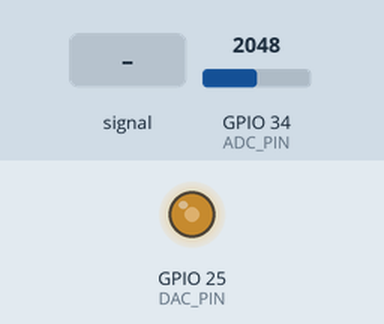
Simulated run of this sketch. Board: ESP32. Parts: output pins drawn as LEDs (lit = HIGH). Inputs (shaded band) come from the test bench; at power-on: GPIO 34 (ADC_PIN) = 2048 (analog values on the 0–4095 scale). What the sketch prints to the serial monitor is not drawn.

Above: at 1.4 s.
1.5 s: GPIO 34 (ADC_PIN) set to 2137
At 4.4 s:
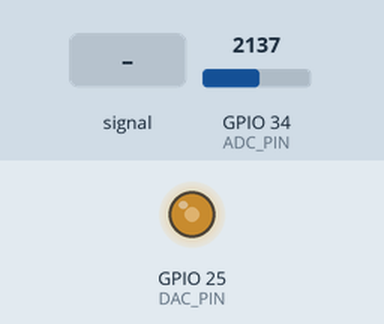
4.5 s: GPIO 34 (ADC_PIN) set to 3603
At 7.27 s:
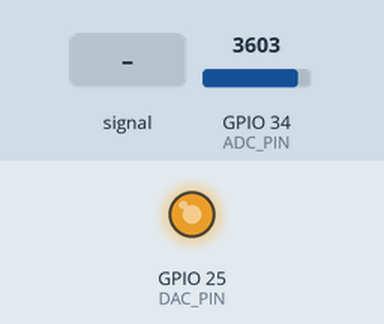
7.5 s: GPIO 34 (ADC_PIN) set to 491
At 10.36 s:
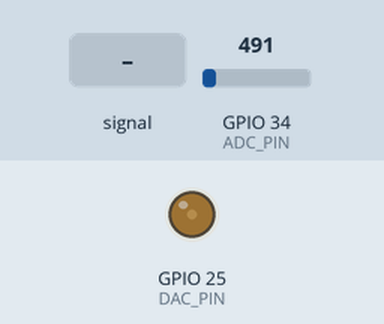
10.5 s: GPIO 34 (ADC_PIN) fed a 200 Hz sine of ±327 counts around its level
13.5 s: GPIO 34 (ADC_PIN) set to 2047
16.5 s: GPIO 34 (ADC_PIN) fed a 1000 Hz sine of ±1023 counts around its level
Timing chart, 0 to 20.5 s (numbered marks = the images above; inputs shaded):
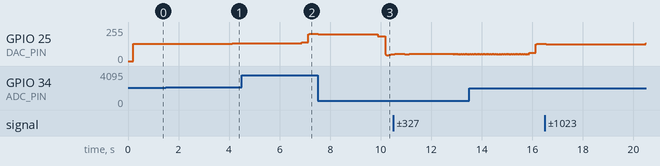

Measured:
- after the input at 1.5 s, GPIO 25 (DAC_PIN): 128/255 → 131/255 after 2.4 s, → 132/255 0.18 s later
- after the input at 4.5 s, GPIO 25 (DAC_PIN): rises from 132/255 to 206/255 in 0.34 s, then falls to 203/255 in 0.22 s

The sketch:

filtro_iir_esp32.ino
```cpp
/*
 * ============================================================================
 *  ESP32 - Filtro IIR em tempo real  (ADC -> equacao de diferenca -> DAC)
 *  Arduino IDE + FreeRTOS  |  2 nucleos  |  Fs = 16 kHz  (T = 62.5 us)
 * ----------------------------------------------------------------------------
 *  Cadeia de processamento:
 *
 *    Timer 16 kHz (ISR)  ->  libera "ticks" (semaforos binarios) a cada T
 *           |
 *           |-- AcquireTask  (nucleo 0): a cada tick le o ADC e grava no
 *           |                            buffer circular (amostragem continua)
 *           |
 *    ProcessTask (nucleo 1): le blocos do buffer circular, remove o offset
 *           |                Vref/2, aplica a equacao de diferenca e
 *           |                reconstroi y(t)=Vref/2+g(t); envia o bloco
 *           |                pronto para a fila do DAC
 *           |
 *    DacTask (nucleo 0): recebe blocos prontos e, a cada tick (T),
 *                        escreve UMA amostra no DAC
 *
 *  Modelo de sinal:
 *    Entrada: x(t) = Vref/2 + f(t),  com x_max = Vref = 3.3 V
 *    Filtra-se SOMENTE f(t) (componente AC, sem o nivel DC) -> g(t)
 *    Saida:   y(t) = Vref/2 + g(t)
 *
 *  Equacao de diferenca (biquad IIR de 2a ordem):
 *    y[k] = b0*x[k] + b1*x[k-1] + b2*x[k-2] + a1*y[k-1] + a2*y[k-2]
 *  (aqui x = f, y = g)
 * ============================================================================
 */

#include "freertos/FreeRTOS.h"
#include "freertos/task.h"
#include "freertos/queue.h"
#include "freertos/semphr.h"

// ------------------------------ Configuracao --------------------------------
#define SAMPLE_RATE   16000          // Hz  (T = 62.5 us)
#define BLOCK_SIZE    16             // amostras por bloco (latencia = BLOCK_SIZE / SAMPLE_RATE)
#define ADC_PIN       34             // GPIO34 = ADC1_CH6 (entrada, input-only)
#define DAC_PIN       25             // GPIO25 = DAC1     (saida)

#define VREF          (3.3f)
#define ADC_FS        (4095.0f)      // fundo de escala do ADC (12 bits)
#define DAC_FS        (255.0f)       // fundo de escala do DAC (8 bits)
#define MID           (VREF * 0.5f)  // Vref/2 = offset de 1.65 V

#define ADC_RING_LEN  1024           // tamanho do buffer circular do ADC

// ------------------- Coeficientes da equacao de diferenca -------------------
//  y[k] = b0*x[k] + b1*x[k-1] + b2*x[k-2] + a1*y[k-1] + a2*y[k-2]
static const float b0 =  0.0986102f;
static const float b1 = -0.196828f;
static const float b2 =  0.0986023f;
static const float a1 =  1.96995f;
static const float a2 = -0.970447f;

// -------------------------------- Recursos ----------------------------------
static volatile uint16_t adcRing[ADC_RING_LEN];
static volatile uint32_t adcHead = 0;   // somente a AcquireTask escreve
static volatile uint32_t adcTail = 0;   // somente a ProcessTask escreve

typedef struct { uint8_t s[BLOCK_SIZE]; } Block;

static QueueHandle_t     dacQueue   = NULL;  // blocos prontos p/ o DAC
static SemaphoreHandle_t adcSem     = NULL;  // "tick" de aquisicao (binario)
static SemaphoreHandle_t dacSem     = NULL;  // "tick" de saida     (binario)
static SemaphoreHandle_t blockReady = NULL;  // sinaliza bloco completo no ring

static hw_timer_t *timer = NULL;

// ------------------------ ISR do timer mestre (16 kHz) ----------------------
//  Mantida minima e IRAM-safe: apenas libera os dois "ticks".
void IRAM_ATTR onTimer() {
  BaseType_t hpw = pdFALSE;
  xSemaphoreGiveFromISR(adcSem, &hpw);   // libera 1 amostra de entrada
  xSemaphoreGiveFromISR(dacSem, &hpw);   // libera 1 amostra de saida
  portYIELD_FROM_ISR(hpw);
}

// --------------- Tarefa 1: aquisicao (ADC -> buffer circular) ---------------
void AcquireTask(void *arg) {
  uint16_t count = 0;
  for (;;) {
    xSemaphoreTake(adcSem, portMAX_DELAY);     // espera o tick T
    uint16_t raw = analogRead(ADC_PIN);        // 0..4095

    uint32_t next = (adcHead + 1) % ADC_RING_LEN;
    if (next != adcTail) {                      // ring nao esta cheio
      adcRing[adcHead] = raw;
      adcHead = next;
      if (++count >= BLOCK_SIZE) {             // completou um bloco?
        count = 0;
        xSemaphoreGive(blockReady);            // avisa a ProcessTask
      }
    }
  }
}

// ------------- Tarefa 2: processamento (equacao de diferenca) ---------------
void ProcessTask(void *arg) {
  // Estado do filtro mantido ENTRE blocos (continuidade da convolucao):
  float x1 = 0, x2 = 0;   // f[k-1], f[k-2]
  float y1 = 0, y2 = 0;   // g[k-1], g[k-2]
  Block blk;

  for (;;) {
    xSemaphoreTake(blockReady, portMAX_DELAY); // espera 1 bloco completo

    for (int i = 0; i < BLOCK_SIZE; i++) {
      uint16_t raw = adcRing[adcTail];
      adcTail = (adcTail + 1) % ADC_RING_LEN;

      float xv = raw * (VREF / ADC_FS);          // conta ADC -> tensao
      float f  = xv - MID;                       // remove offset -> f(t)

      // ----- equacao de diferenca -----
      float g  = b0 * f + b1 * x1 + b2 * x2 + a1 * y1 + a2 * y2;

      // atualiza historico
      x2 = x1; x1 = f;
      y2 = y1; y1 = g;

      float yv = MID + g;                        // reconstroi y(t)=Vref/2+g(t)

      int code = (int)lroundf(yv * (DAC_FS / VREF)); // tensao -> conta DAC
      if (code < 0)   code = 0;                  // saturacao (evita wrap)
      if (code > 255) code = 255;
      blk.s[i] = (uint8_t)code;
    }

    xQueueSend(dacQueue, &blk, portMAX_DELAY);  // envia bloco p/ a DacTask
  }
}

// ------------------- Tarefa 3: saida (DAC, 1 amostra / T) -------------------
void DacTask(void *arg) {
  Block blk;
  for (;;) {
    if (xQueueReceive(dacQueue, &blk, portMAX_DELAY) == pdTRUE) {
      for (int i = 0; i < BLOCK_SIZE; i++) {
        xSemaphoreTake(dacSem, portMAX_DELAY);  // espera o tick T
        dacWrite(DAC_PIN, blk.s[i]);            // emite UMA amostra
      }
    }
  }
}

// --------------------------------- setup ------------------------------------
void setup() {
  Serial.begin(115200);
  delay(200);

  // ADC: 12 bits e atenuacao para abranger ~0..Vref
  analogReadResolution(12);
  analogSetPinAttenuation(ADC_PIN, ADC_11db);

  // Recursos do FreeRTOS
  adcSem     = xSemaphoreCreateBinary();
  dacSem     = xSemaphoreCreateBinary();
  blockReady = xSemaphoreCreateCounting(ADC_RING_LEN / BLOCK_SIZE, 0);
  dacQueue   = xQueueCreate(8, sizeof(Block));

  // Tarefas: I/O no nucleo 0, DSP no nucleo 1  (uso dos 2 nucleos)
  xTaskCreatePinnedToCore(AcquireTask, "ADC", 4096, NULL, 5, NULL, 0);
  xTaskCreatePinnedToCore(ProcessTask, "DSP", 4096, NULL, 4, NULL, 1);
  xTaskCreatePinnedToCore(DacTask,     "DAC", 4096, NULL, 5, NULL, 0);

  // Timer mestre 16 kHz (base 2 MHz, alarme a cada 125 ticks => 62.5 us)
#if ESP_ARDUINO_VERSION_MAJOR >= 3
  timer = timerBegin(2000000);                  // core 3.x: resolucao 2 MHz
  timerAttachInterrupt(timer, &onTimer);
  timerAlarm(timer, 2000000 / SAMPLE_RATE, true, 0);
#else
  timer = timerBegin(0, 40, true);              // core 2.x: 80 MHz / 40 = 2 MHz
  timerAttachInterrupt(timer, &onTimer, true);
  timerAlarmWrite(timer, 2000000 / SAMPLE_RATE, true);
  timerAlarmEnable(timer);
#endif

  Serial.println("Filtro IIR em tempo real iniciado (Fs = 16 kHz).");
}

void loop() {
  vTaskDelay(pdMS_TO_TICKS(1000));
}
```
